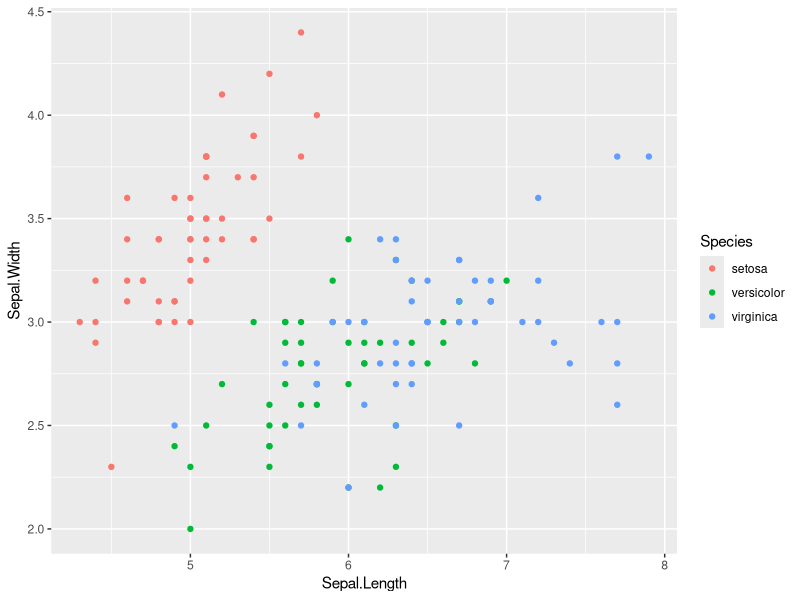
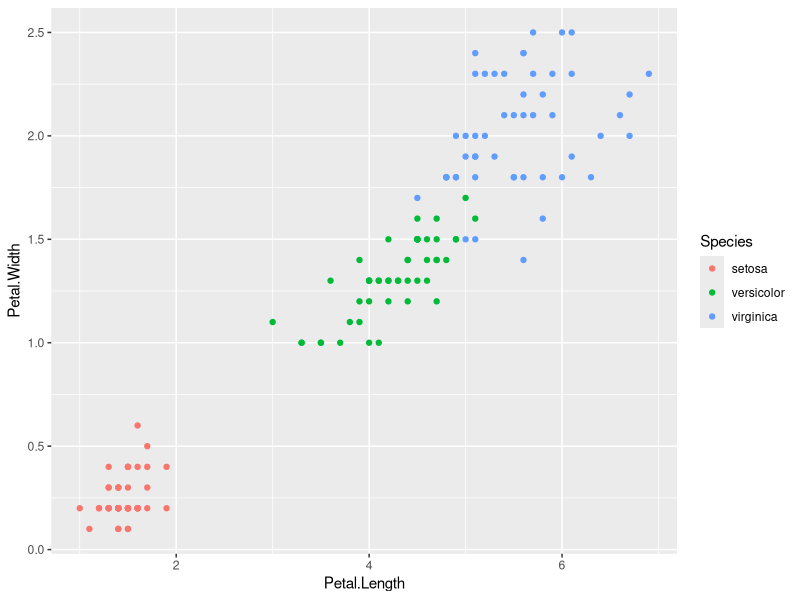
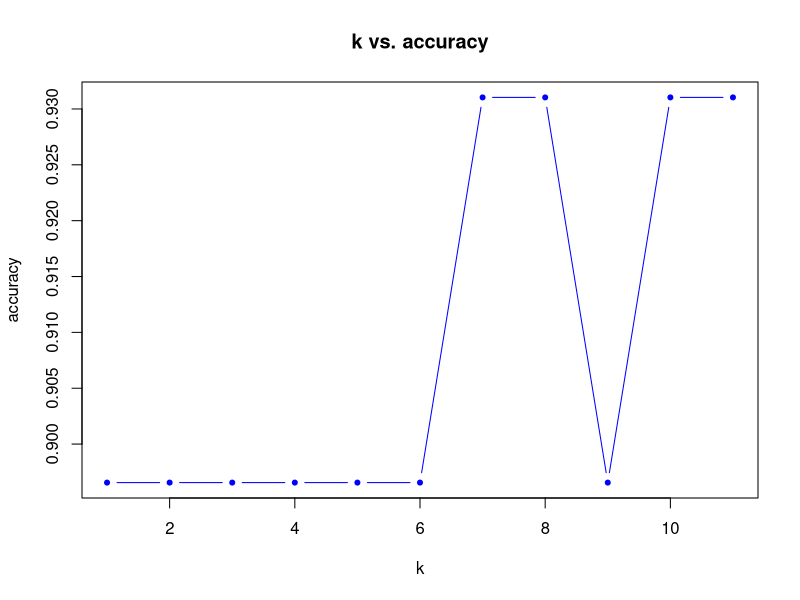

Write R code to recreate these figures, in order.
#
#######
# KNN 可以直接进行多分类问题。

#引入数据，就是换个短名字
x=iris

#探索数据：数据结构分析
dim(x);head(x)
str(x)
table(x$Species)
round(prop.table(table(x$Species))*100,digits=1 )
summary(x)
summary(x[c("Petal.Width","Sepal.Width")])

#探索数据：图形
library(ggplot2)
ggplot(x,aes(Sepal.Length, Sepal.Width,color=Species))+geom_point()
ggplot(x,aes(Petal.Length, Petal.Width,color=Species))+geom_point()


#引入包
library(class)


#数据归一化处理:标准化方法，主要有两种，即Z标准化或0-1标准化处理
#本文用2做归一化函数，最大-最小化归一化
normalize <- function(x){
  num <- x - min(x)
  span <- max(x) - min(x)
  return(num/span)
}

#标准化函数1(未使用)
standard <- function(x) {
  (x-mean(x))/sd(x)
}

#1
x_norm <- as.data.frame(lapply(x[,1:4], normalize))
head(x_norm)
summary(x_norm)
#2
#将该函数应用到数据框cancer中的每一列（除Diagnosis变量）
# cancer_standard <- sapply(X = cancer[,3:32], FUN = standard)
# summary(cancer_standard)


#生成抽样序列
set.seed(100)
ind=sample(2,nrow(x_norm),replace=TRUE,prob=c(0.8,0.2));ind
#取80%作为训练集，20为测试集
x_train=x_norm[ind==1,];dim(x_train) #121
x_test=x_norm[ind==2,];dim(x_test) #29 去掉标签

#fitting model
fit <-knn(train=x_train, test=x_test, cl=x[ind==1,]$Species, k=5)
summary(fit)
#模型评价:采用交叉联表
table(fit, x[ind==2,]$Species)
#




# 问题：knn中的k怎么选择呢？遍历后用最优
accs=c()
for(i in 1:round(sqrt(nrow(x_train)))){
  fit <-knn(train=x_train, test=x_test, cl=x[ind==1,]$Species, k=i)
  Freq=table(fit, x[ind==2,]$Species)
  acc <- sum(diag(Freq))/sum(Freq)
  accs=c(accs, acc)
}
#可视化
plot(1:round(sqrt(nrow(x_train))),accs,type = 'b', pch = 20, col= 'blue',
     main = 'k vs. accuracy',
     xlab = 'k', ylab = 'accuracy')
#所以取7 8 10 11结果最好
fit.best <-knn(train=x_train, test=x_test, cl=x[ind==1,]$Species, k=7)
Freq=table(fit.best, x[ind==2,]$Species)
#预判正确率
sum(diag(Freq))/sum(Freq) #0.9310345
#简单而易用的knn算法能够有97%的把握，给出分类信息。
